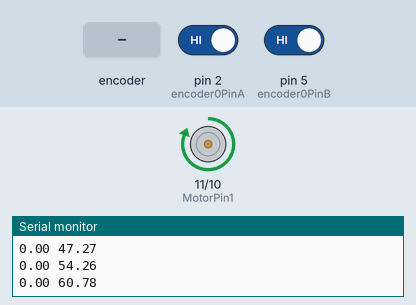
This sketch was run on a simulated Arduino Uno, built with avr-gcc and run on an emulated ATmega328P. On the bench: motor-driver pin pairs drawn as motors (green arrow = first pin HIGH = forward, orange = second pin HIGH = backward, longer = more drive, scaled by the enable pin), the last lines printed to the serial monitor. Inputs (shaded band) come from the test bench; at power-on: pin 2 (encoder0PinA) HIGH, pin 5 (encoder0PinB) HIGH.

Above: at 1.2 s.
1.3 s: rotary encoder on pin 2 (encoder0PinA) / pin 5 (encoder0PinB) turned 2 steps (second pin leading)
At 1.77 s:
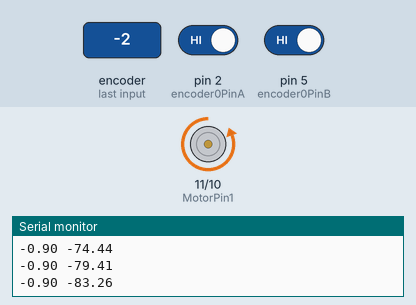
Timing chart, 0 to 10.3 s (numbered marks = the images above; inputs shaded):
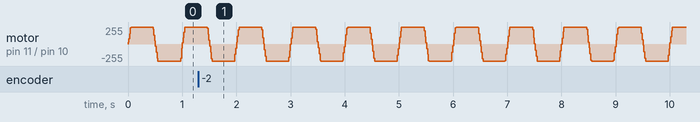

The sketch:

myMotorPositionControlP.ino
```cpp
#include <avr/io.h>
#include <avr/interrupt.h>
#include <math.h>

#define encoder0PinA 2
#define encoder0PinB 5

#define MotorPWM  9
#define MotorPin1 11
#define MotorPin2 10

int       counts = 0.0;
double    MotorVolt, myBit, Vsupply, myFreq, alpha;
double    now_time, prv_time, now_act_angle, des_angle, samplingTime;
double    now_error, prv_error;

void setup() {
  myFreq          = 10.0;
  Vsupply         = 12.0;
  prv_time        = 0.0;
  alpha           = 0.3;
  Serial.begin(9600);
  pinMode(encoder0PinA, INPUT);
  pinMode(encoder0PinB, INPUT);
  pinMode(MotorPWM, OUTPUT);
  pinMode(MotorPin1, OUTPUT);
  pinMode(MotorPin2, OUTPUT);
  digitalWrite(encoder0PinA, LOW);
  digitalWrite(encoder0PinB, LOW);
  attachInterrupt(digitalPinToInterrupt(2), readEncoder, CHANGE);
}

void readEncoder()
{
  if (digitalRead(encoder0PinB) == digitalRead(encoder0PinA))
  {
    counts = counts - 1;
  }
  else
  {
    counts = counts + 1;
  }
}

void loop() {
  now_time      = millis() / 1000.0;
  samplingTime  = now_time - prv_time;
  now_act_angle = ( (360.0 * 2.0) / (64 * 50.0)) * counts;
  des_angle     = 90.0*sin(2*PI*1.0*now_time);
  now_error     = des_angle - now_act_angle;
  MotorVolt     = 0.5 * now_error ;
  myBit         = (abs(MotorVolt) / Vsupply) * 255;
  if (myBit > 255)  { myBit = 255; }
  else              { myBit = myBit; }
  if (MotorVolt > 0)  { digitalWrite(MotorPin1, HIGH);  digitalWrite(MotorPin2, LOW);  }
  else                { digitalWrite(MotorPin1, LOW);   digitalWrite(MotorPin2, HIGH); }
  analogWrite(MotorPWM, myBit);

  Serial.print (now_act_angle);
  Serial.print(" ");
  Serial.print (des_angle);
  Serial.print(" ");
  Serial.println(" ");
  prv_time  = now_time;
  prv_error = now_error;
}
```
